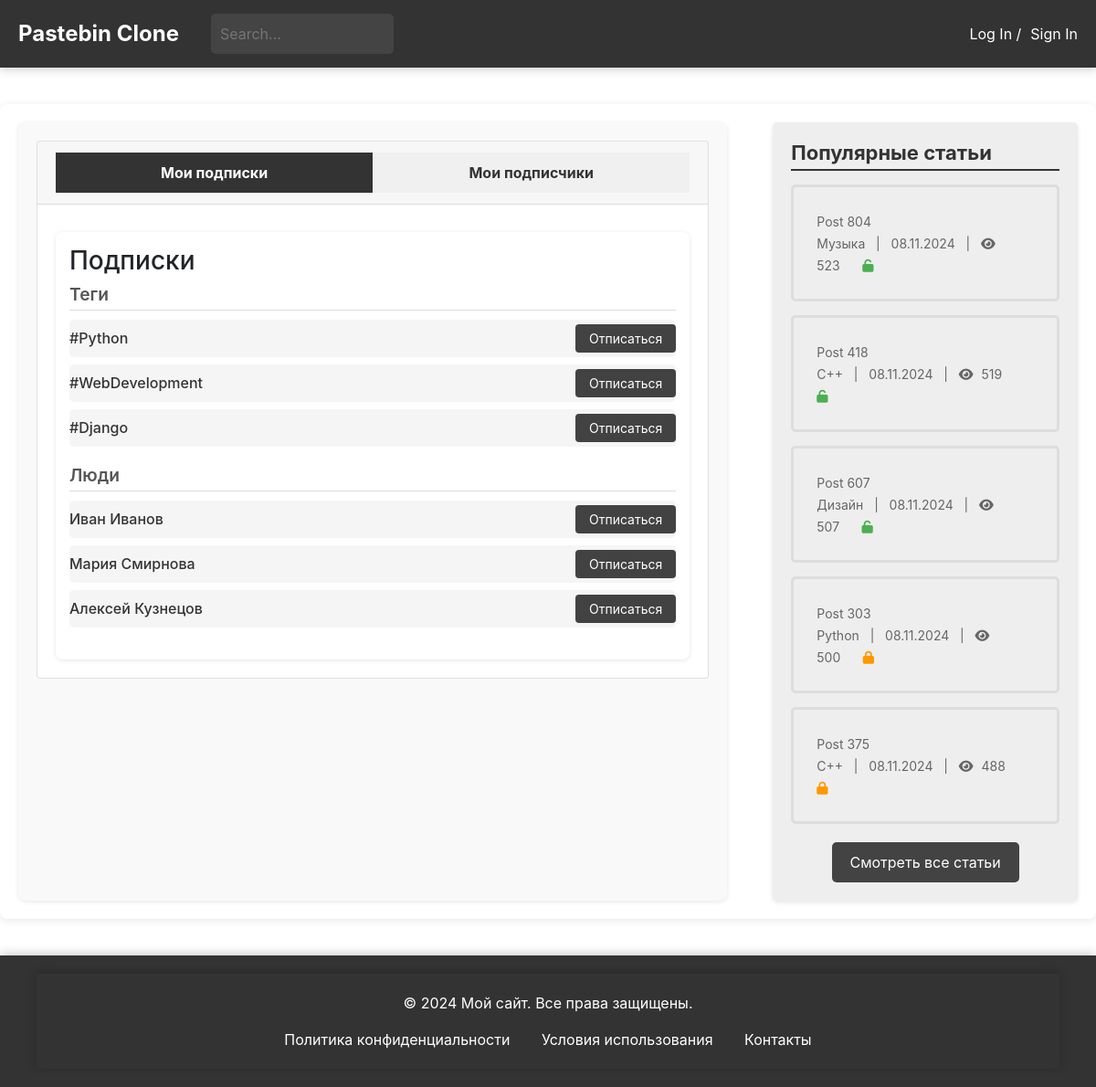
Page /users/subscription/ on the committed database.
### blog/models.py (models this page shows, shortened)
class Paste(models.Model):
    ACCESS_STATUS_CHOICES = [
        (0, 'Private'),
        (1, 'Public'),
        (2, 'Draft'),
    ]
    TIME_LIVE_CHOICES = [
        (None, 'Никогда'),
        (timedelta(minutes=2), 'Через 2 минуты'),
        (timedelta(hours=1), 'Через 1 час'),
        (timedelta(days=1), 'Через 1 день'),
        (timedelta(weeks=1), 'Через 1 неделю'),
    ]
    title = models.CharField(max_length=200)
    content = models.TextField()
    author = models.ForeignKey(User, on_delete=models.CASCADE)
    created_at = models.DateTimeField(auto_now_add=True)
    updated_at = models.DateTimeField(auto_now=True)
    slug = models.UUIDField(default=uuid.uuid4, editable=False, unique=True)
    tags = models.ManyToManyField(Tag, related_name='posts')
    category = models.ForeignKey(Category, on_delete=models.SET_NULL, null=True)
    access_status = models.IntegerField(choices=ACCESS_STATUS_CHOICES, default=1)
    time_live = models.DurationField(null=True, blank=True)
    password = models.CharField(max_length=100, null=True, blank=True)
    is_delete_after_read = models.BooleanField(default=False)
    views_count = models.PositiveIntegerField(default=0)
    favourite_count = models.PositiveIntegerField(default=0)
    def get_formatted_created_at(self):
        return self.created_at.strftime('%d.%m.%Y')
    class Meta:
        verbose_name = 'Паста'
        verbose_name_plural = 'Паста'

class Category(models.Model):
    name = models.CharField(max_length=30, unique=True)
    parent = models.ForeignKey(
        'self',
        on_delete=models.CASCADE,
        null=True, blank=True,
        related_name='subcategories'
    )
    def __str__(self):
        return self.name
    class Meta:
        verbose_name = 'Категория'
        verbose_name_plural = 'Категории'

### users/views.py (the view)
# urls.py: path('subscription/', views.subscription, name='subs'),
def subscription(request):
    popular_posts = Paste.objects.order_by('-views_count')[:5]
    return render(request, 'subscription.html', {
        'popular_posts': popular_posts
    })

### general/context_processors.py (called while the page is built)
def unread_counts(request):
    if request.user.is_authenticated:
        unread_messages_count = Messages.objects.filter(user=request.user, is_checked=False).count()
        unread_notifications_count = Notifications.objects.filter(user=request.user, is_checked=False).count()
    else:
        unread_messages_count = 0
        unread_notifications_count = 0
    return {
        'unread_messages_count': unread_messages_count,
        'unread_notifications_count': unread_notifications_count,
    }

### users/templates/subscription.html (shortened to what this page needs)
{% extends 'blog/temps/base.html' %}
{% load static %}
{% block head %}
<link href="https://stackpath.bootstrapcdn.com/bootstrap/4.5.2/css/bootstrap.min.css" rel="stylesheet">
<link rel="stylesheet" href="https://cdnjs.cloudflare.com/ajax/libs/font-awesome/5.15.1/css/all.min.css">
<link rel="stylesheet" type="text/css" href="{% static 'css/subscription.css' %}">
{% endblock %}
{% block content %}
<main>
    <div class="main-container">
        <div class="left-block">
            <div class="card">
                <div class="card-header">
                    <button class="tab-button active" onclick="showTab('subscriptions')">Мои подписки</button>
                    <button class="tab-button" onclick="showTab('followers')">Мои подписчики</button>
                </div>
                <div class="card-body">
                    <div id="subscriptions" class="tab-content active">
                        <h3>Подписки</h3>
                        <div class="subscriptions-group">
                            <h4>Теги</h4>
                            <ul id="tags-subscriptions">
                                <li>
                                    <span>#Python</span>
                                    <button class="subscription-button">Отписаться</button>
                                </li>
                                <li>
                                    <span>#WebDevelopment</span>
                                    <button class="subscription-button">Отписаться</button>
                                </li>
                                <li>
                                    <span>#Django</span>
                                    <button class="subscription-button">Отписаться</button>
                                </li>
                            </ul>
                        </div>
                        <div class="subscriptions-group">
                            <h4>Люди</h4>
                            <ul id="people-subscriptions">
                                <li>
                                    <span>Иван Иванов</span>
                                    <button class="subscription-button">Отписаться</button>
                                </li>
                                <li>
                                    <span>Мария Смирнова</span>
                                    <button class="subscription-button">Отписаться</button>
                                </li>
                                <li>
                                    <span>Алексей Кузнецов</span>
                                    <button class="subscription-button">Отписаться</button>
                                </li>
                            </ul>
                        </div>
                    </div>
                </div>
            </div>
        </div>
        {% include 'blog/temps/popular_posts.html' %}
    </div>
</main>
{% endblock %}

### blog/templates/blog/temps/popular_posts.html
{% load static %}
<head>
    <link rel="stylesheet" type="text/css" href="{% static 'css/popular_posts.css' %}">
    <link rel="stylesheet" href="https://cdnjs.cloudflare.com/ajax/libs/font-awesome/6.0.0-beta3/css/all.min.css">
</head>
<div class="right-block">
    <h2>Популярные статьи</h2>
    <ul>
        {% for popular_post in popular_posts %}
        <li>
            <a href="{% url 'blog:post-detail' popular_post.slug %}">
                <span class="article-title">{{popular_post.title}}</span>
                <br>
                <span class="article-meta">{{ popular_post.category }} &nbsp; | &nbsp; {{ popular_post.get_formatted_created_at }} &nbsp; |  &nbsp;
                                    <i class="fa fa-eye"></i> <span
                            class="view-count">{{popular_post.views_count}}</span></span>
                {% if popular_post.password %}
                <span><i class="fa fa-lock" aria-hidden="true" style="color: #FF9800;"></i></span>
                {% else %}
                <span><i class="fa fa-unlock" aria-hidden="true" style="color: #4CAF50;"></i></span>
                {% endif %}
            </a>
        </li>
        {% endfor %}
    </ul>
     <div class="all-posts-link">
        <a href="{% url 'blog:posts-list' %}">Смотреть все статьи</a>
    </div>
</div>

### users/static/css/subscription.css (style rules this page uses)
.main-container { display: flex; justify-content: space-between; max-width: 1400px; margin: 40px auto; padding: 20px; box-shadow: 0 2px 10px rgba(0, 0, 0, 0.1); border-radius: 8px; background-color: #ffffff; }
.left-block { width: 70%; background-color: #f9f9f9; padding: 20px; margin-right: 50px; overflow-y: auto; flex-grow: 1; border-radius: 8px; box-shadow: 0 1px 5px rgba(0, 0, 0, 0.1); }
.card-header { display: flex; border-bottom: 1px solid #ddd; margin-bottom: 10px; }
.tab-button { flex: 1; padding: 10px; background-color: #f0f0f0; border: none; cursor: pointer; outline: none; font-weight: bold; text-align: center; color: #333; transition: background-color 0.3s ease, color 0.3s ease; }
.tab-button.active { background-color: #333; color: #fff; }
.tab-content { display: none; padding: 15px; background-color: #ffffff; border-radius: 8px; box-shadow: 0 1px 5px rgba(0, 0, 0, 0.1); }
.tab-content.active { display: block; }
.subscriptions-group { margin-bottom: 20px; }
.subscriptions-group h4 { font-size: 1.2em; font-weight: 600; margin-bottom: 10px; color: #555; border-bottom: 1px solid #ddd; padding-bottom: 5px; }
#tags-subscriptions, #people-subscriptions, #followers-list { list-style: none; padding: 0; }
#tags-subscriptions li, #people-subscriptions li, #followers-list li { padding: 10px; margin-bottom: 8px; border-radius: 5px; background-color: #f5f5f5; transition: background-color 0.3s ease, color 0.3s ease; font-size: 1em; font-weight: 500; color: #333; }
#tags-subscriptions li, #people-subscriptions li { display: flex; align-items: center; justify-content: space-between; padding: 5px 0; }
.subscription-button { background-color: #424242; color: white; border: none; padding: 5px 15px; font-size: 14px; border-radius: 4px; cursor: pointer; transition: background-color 0.3s; }

### blog/static/css/popular_posts.css (style rules this page uses)
.right-block { width: 30%; background-color: #eeeeee; padding: 20px; border-radius: 5px; height: auto; box-shadow: 0 2px 5px rgba(0, 0, 0, 0.1); position: relative; }
.right-block h2 { font-size: 22px; font-weight: bold; margin-bottom: 15px; color: #333; border-bottom: 2px solid #333333FF; padding-bottom: 5px; }
.right-block ul { list-style: none; padding: 0; margin: 0; }
.right-block li { margin-bottom: 15px; padding: 10px; border: 3px solid #ddd; border-radius: 5px; transition: background-color 0.3s; }
.right-block a { display: block; padding: 15px; color: #333; text-decoration: none; border-radius: 5px; transition: background-color 0.3s; }
.right-block span { font-size: 14px; color: #666; }
.right-block i { font-size: 14px; margin-right: 5px; }
.view-count { margin-left: 0; }
.article-meta { margin-right: 20px; }
.all-posts-link { text-align: center; margin-top: 20px; }
.all-posts-link a { display: inline-block; background-color: #434343; color: white; padding: 10px 20px; border-radius: 5px; text-decoration: none; font-size: 16px; transition: background-color 0.3s ease; }

### blog/static/css/footer.css (style rules this page uses)
html, body { height: 100%; margin: 0; }
body { display: flex; flex-direction: column; }
main { flex: 1; }

### rows in the picture
Paste: title "Post 804", category "Музыка", get_formatted_created_at "08.11.2024", views_count "523"
Paste: title "Post 418", category "С++", get_formatted_created_at "08.11.2024", views_count "519"
Paste: title "Post 607", category "Дизайн", get_formatted_created_at "08.11.2024", views_count "507"
Paste: title "Post 303", category "Python", get_formatted_created_at "08.11.2024", views_count "500"
Paste: title "Post 375", category "С++", get_formatted_created_at "08.11.2024", views_count "488"
